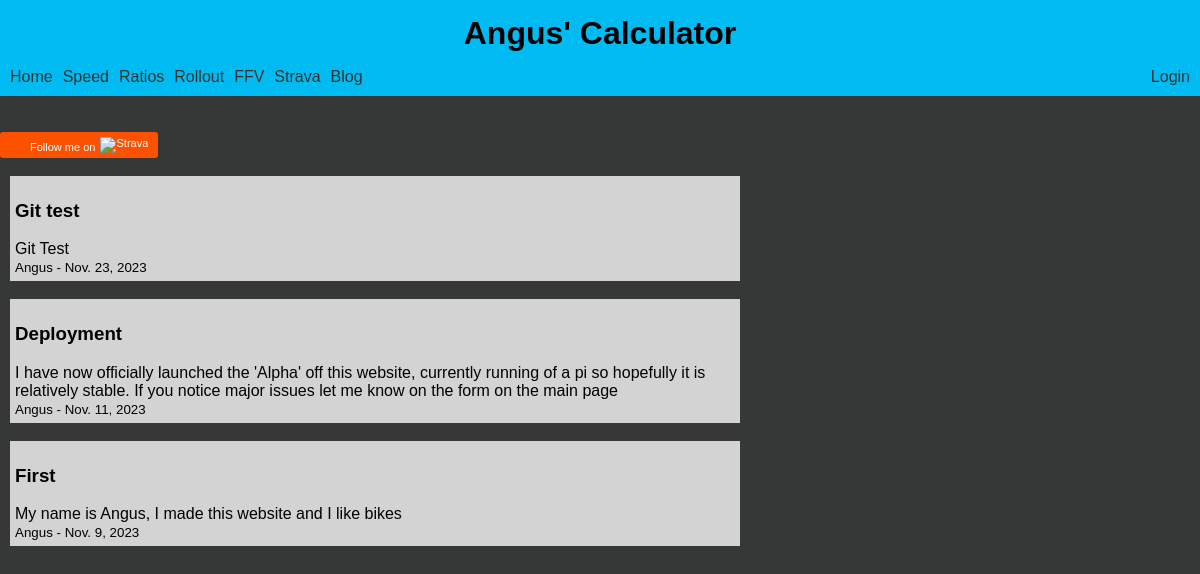
/calc/about, run on the app's committed database.
### calc/models.py (models this page shows)
class Blog (models.Model):
    title = models.CharField(max_length=128)
    body = models.CharField(max_length=2048)
    date_field = models.DateField()
    user = models.ForeignKey(User, on_delete=models.CASCADE)

### calc/views.py (the view)
# urls.py: path('about', views.about_me, name="about_me"),
def about_me(request):
    posts = Blog.objects.values("title", "body", "date_field", "user__first_name").order_by('-date_field')
    context = {
        "page": "index",
        "posts": posts
    }
    return render(request, 'calc/about_me.html', context)

### calc/templates/calc/about_me.html (shortened to what this page needs)
{% include "calc/head.html" %}
<!DOCTYPE html >
<a style="display:inline-block;background-color:#FC5200;color:#fff;padding:5px 10px 5px 30px;font-size:11px;font-family:Helvetica, Arial, sans-serif;white-space:nowrap;text-decoration:none;background-repeat:no-repeat;background-position:10px center;border-radius:3px;background-image:url('https://badges.strava.com/logo-strava-echelon.png')" href='https://strava.com/athletes/48064477' target="_clean">
    Follow me on
    <img src='https://badges.strava.com/logo-strava.png' alt='Strava' style='margin-left:2px;vertical-align:text-bottom' height=13 width=51 />
  </a>
<body>
    {% for post in posts %}
    <div style="background-color: lightgray; padding: 5px; width: 60%; margin-left: 10px;">
        <h3>{{post.title}}</h3>
        <body>{{post.body}}</body><br>
        <small>{{post.user__first_name}} - {{post.date_field}}</small>
    </div>
    <br>
    {% endfor %}
</body>

### calc/static/calc/styles.css (style rules this page uses)
body { background-color: #363737; margin: 0; }
body { margin: 0; padding: 0; font-family: Arial, sans-serif; }

### data on the page
Blog: title "Git test", body "Git Test", user__first_name "Angus", date_field "Nov. 23, 2023"
Blog: title "Deployment", body "I have now officially launched the 'Alpha' off this website, currently running of a pi so hopefully it is relatively stable. If you notice major issues let me know on the form on the main page", user__first_name "Angus", date_field "Nov. 11, 2023"
Blog: title "First", body "My name is Angus, I made this website and I like bikes", user__first_name "Angus", date_field "Nov. 9, 2023"
